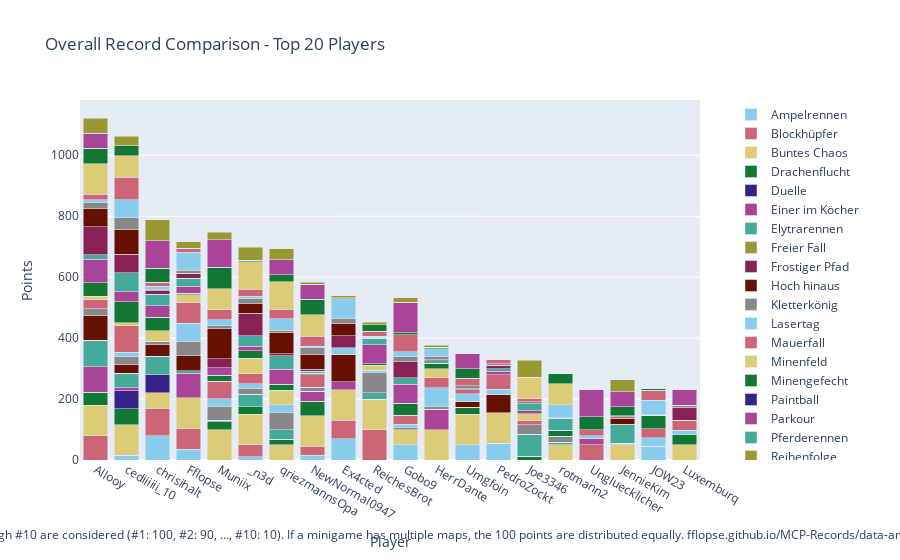

Write notebook code for a chart like this one.
### Code cell
import plotly.graph_objects as go

# Sum all columns to get the total score
outDf['Total'] = outDf.sum(axis=1)

# Sort by total score and fill N/A values with 0
outDf = outDf.sort_values(by='Total', ascending=False).fillna(0)

# Crop to top 10 players
cropDf = outDf.head(20).copy()

# Drop the 'Total' column for plotting
cropDf = cropDf.drop(columns=['Total'])

# Create a color palette
color_palette = px.colors.qualitative.Safe

# Create the stacked bar plot
fig = go.Figure()

cropDf = remove_duplicate_columns(cropDf)

for column in cropDf.columns.difference(['Player']):
    fig.add_trace(go.Bar(
        x=cropDf.index,
        y=cropDf[column],
        name=column,
        marker_color=color_palette[len(fig.data) % len(color_palette)]
    ))

# Update layout
fig.update_layout(
    barmode='stack',
    title='Overall Record Comparison - Top 20 Players',
    xaxis=dict(title='Player'),
    yaxis=dict(title='Points'),
    #height=800,
    #width=1000,
    legend=dict(
        x=1.05,
        y=0.5,
        traceorder='normal',
        font=dict(size=12),
        bgcolor='rgba(255, 255, 255, 0)',
        bordercolor='rgba(0, 0, 0, 0)'
    ),
    margin=dict(r=200),  # Adjust right margin to make room for the legend
    annotations=[
        dict(
            x=0.5,
            y=-0.235,
            xref='paper',
            yref='paper',
            text='Max 100 points per minigame. Records #1 through #10 are considered (#1: 100, #2: 90, ..., #10: 10). If a minigame has multiple maps, the 100 points are distributed equally. fflopse.github.io/MCP-Records/data-analysis/global-ranking.ipynb',
            showarrow=False,
            font=dict(size=12),
            xanchor='center'
        )
    ]
)

fig.show()

# save the plot as an html file

fig.write_html('out/overall_record_comparison.html')

### Figure 1 — Plotly figure (JSON) as saved in the notebook; plotly's stock layout.template omitted (floating-point values rounded to 4 significant figures)
{"data": [{"marker": {"color": "rgb(136, 204, 238)"}, "name": "Ampelrennen", "type": "bar", "x": ["Allooy", "cediiiiii_10", "chrisihalt", "Fflopse", "Muniix", "_n3d", "qriezmannsOpa", "NewNormal0947", "Ex4cted", "ReichesBrot", "Gobo9", "HerrDante", "Umgfoin", "PedroZockt", "Joe3346", "rotmann2", "Ungluecklicher", "JennieKim", "JOW23", "Luxemburq"], "y": [0.0, 15.0, 80.0, 35.0, 0.0, 10.0, 0.0, 15.0, 70.0, 0.0, 50.0, 0.0, 50.0, 55.0, 0.0, 0.0, 0.0, 0.0, 45.0, 0.0]}, {"marker": {"color": "rgb(204, 102, 119)"}, "name": "Blockhüpfer", "type": "bar", "x": ["Allooy", "cediiiiii_10", "chrisihalt", "Fflopse", "Muniix", "_n3d", "qriezmannsOpa", "NewNormal0947", "Ex4cted", "ReichesBrot", "Gobo9", "HerrDante", "Umgfoin", "PedroZockt", "Joe3346", "rotmann2", "Ungluecklicher", "JennieKim", "JOW23", "Luxemburq"], "y": [80.0, 0.0, 90.0, 70.0, 0.0, 40.0, 0.0, 30.0, 60.0, 100.0, 0.0, 0.0, 0.0, 0.0, 0.0, 0.0, 50.0, 0.0, 0.0, 0.0]}, {"marker": {"color": "rgb(221, 204, 119)"}, "name": "Buntes Chaos", "type": "bar", "x": ["Allooy", "cediiiiii_10", "chrisihalt", "Fflopse", "Muniix", "_n3d", "qriezmannsOpa", "NewNormal0947", "Ex4cted", "ReichesBrot", "Gobo9", "HerrDante", "Umgfoin", "PedroZockt", "Joe3346", "rotmann2", "Ungluecklicher", "JennieKim", "JOW23", "Luxemburq"], "y": [100.0, 100.0, 50.0, 100.0, 100.0, 100.0, 50.0, 100.0, 100.0, 100.0, 50.0, 100.0, 100.0, 100.0, 0.0, 50.0, 0.0, 50.0, 0.0, 50.0]}, {"marker": {"color": "rgb(17, 119, 51)"}, "name": "Drachenflucht", "type": "bar", "x": ["Allooy", "cediiiiii_10", "chrisihalt", "Fflopse", "Muniix", "_n3d", "qriezmannsOpa", "NewNormal0947", "Ex4cted", "ReichesBrot", "Gobo9", "HerrDante", "Umgfoin", "PedroZockt", "Joe3346", "rotmann2", "Ungluecklicher", "JennieKim", "JOW23", "Luxemburq"], "y": [42.5, 52.5, 0.0, 0.0, 25.0, 25.0, 17.5, 47.5, 0.0, 0.0, 0.0, 0.0, 22.5, 0.0, 12.5, 0.0, 0.0, 0.0, 0.0, 32.5]}, {"marker": {"color": "rgb(51, 34, 136)"}, "name": "Duelle", "type": "bar", "x": ["Allooy", "cediiiiii_10", "chrisihalt", "Fflopse", "Muniix", "_n3d", "qriezmannsOpa", "NewNormal0947", "Ex4cted", "ReichesBrot", "Gobo9", "HerrDante", "Umgfoin", "PedroZockt", "Joe3346", "rotmann2", "Ungluecklicher", "JennieKim", "JOW23", "Luxemburq"], "y": [0.0, 60.0, 60.0, 0.0, 0.0, 0.0, 0.0, 0.0, 0.0, 0.0, 0.0, 0.0, 0.0, 0.0, 0.0, 0.0, 0.0, 0.0, 0.0, 0.0]}, {"marker": {"color": "rgb(170, 68, 153)"}, "name": "Einer im Köcher", "type": "bar", "x": ["Allooy", "cediiiiii_10", "chrisihalt", "Fflopse", "Muniix", "_n3d", "qriezmannsOpa", "NewNormal0947", "Ex4cted", "ReichesBrot", "Gobo9", "HerrDante", "Umgfoin", "PedroZockt", "Joe3346", "rotmann2", "Ungluecklicher", "JennieKim", "JOW23", "Luxemburq"], "y": [83.33, 10.0, 0.0, 80.0, 0.0, 0.0, 0.0, 33.33, 26.67, 0.0, 0.0, 66.67, 0.0, 0.0, 0.0, 0.0, 20.0, 0.0, 0.0, 0.0]}, {"marker": {"color": "rgb(68, 170, 153)"}, "name": "Elytrarennen", "type": "bar", "x": ["Allooy", "cediiiiii_10", "chrisihalt", "Fflopse", "Muniix", "_n3d", "qriezmannsOpa", "NewNormal0947", "Ex4cted", "ReichesBrot", "Gobo9", "HerrDante", "Umgfoin", "PedroZockt", "Joe3346", "rotmann2", "Ungluecklicher", "JennieKim", "JOW23", "Luxemburq"], "y": [87.5, 47.5, 60.0, 7.5, 5.0, 40.0, 32.5, 0.0, 0.0, 20.0, 0.0, 0.0, 0.0, 0.0, 72.5, 7.5, 0.0, 0.0, 0.0, 0.0]}, {"marker": {"color": "rgb(153, 153, 51)"}, "name": "Freier Fall", "type": "bar", "x": ["Allooy", "cediiiiii_10", "chrisihalt", "Fflopse", "Muniix", "_n3d", "qriezmannsOpa", "NewNormal0947", "Ex4cted", "ReichesBrot", "Gobo9", "HerrDante", "Umgfoin", "PedroZockt", "Joe3346", "rotmann2", "Ungluecklicher", "JennieKim", "JOW23", "Luxemburq"], "y": [0.0, 0.0, 0.0, 0.0, 0.0, 0.0, 0.0, 0.0, 0.0, 0.0, 0.0, 0.0, 0.0, 0.0, 0.0, 0.0, 0.0, 0.0, 0.0, 0.0]}, {"marker": {"color": "rgb(136, 34, 85)"}, "name": "Frostiger Pfad", "type": "bar", "x": ["Allooy", "cediiiiii_10", "chrisihalt", "Fflopse", "Muniix", "_n3d", "qriezmannsOpa", "NewNormal0947", "Ex4cted", "ReichesBrot", "Gobo9", "HerrDante", "Umgfoin", "PedroZockt", "Joe3346", "rotmann2", "Ungluecklicher", "JennieKim", "JOW23", "Luxemburq"], "y": [0.0, 0.0, 0.0, 0.0, 0.0, 0.0, 0.0, 0.0, 0.0, 0.0, 0.0, 0.0, 0.0, 0.0, 0.0, 0.0, 0.0, 0.0, 0.0, 0.0]}, {"marker": {"color": "rgb(102, 17, 0)"}, "name": "Hoch hinaus", "type": "bar", "x": ["Allooy", "cediiiiii_10", "chrisihalt", "Fflopse", "Muniix", "_n3d", "qriezmannsOpa", "NewNormal0947", "Ex4cted", "ReichesBrot", "Gobo9", "HerrDante", "Umgfoin", "PedroZockt", "Joe3346", "rotmann2", "Ungluecklicher", "JennieKim", "JOW23", "Luxemburq"], "y": [80.0, 30.0, 40.0, 50.0, 0.0, 0.0, 0.0, 0.0, 90.0, 0.0, 0.0, 0.0, 20.0, 60.0, 0.0, 0.0, 0.0, 0.0, 0.0, 0.0]}, {"marker": {"color": "rgb(136, 136, 136)"}, "name": "Kletterkönig", "type": "bar", "x": ["Allooy", "cediiiiii_10", "chrisihalt", "Fflopse", "Muniix", "_n3d", "qriezmannsOpa", "NewNormal0947", "Ex4cted", "ReichesBrot", "Gobo9", "HerrDante", "Umgfoin", "PedroZockt", "Joe3346", "rotmann2", "Ungluecklicher", "JennieKim", "JOW23", "Luxemburq"], "y": [23.33, 23.33, 10.0, 46.67, 46.67, 20.0, 56.67, 13.33, 0.0, 66.67, 6.667, 10.0, 0.0, 0.0, 30.0, 20.0, 0.0, 0.0, 0.0, 0.0]}, {"marker": {"color": "rgb(136, 204, 238)"}, "name": "Lasertag", "type": "bar", "x": ["Allooy", "cediiiiii_10", "chrisihalt", "Fflopse", "Muniix", "_n3d", "qriezmannsOpa", "NewNormal0947", "Ex4cted", "ReichesBrot", "Gobo9", "HerrDante", "Umgfoin", "PedroZockt", "Joe3346", "rotmann2", "Ungluecklicher", "JennieKim", "JOW23", "Luxemburq"], "y": [0.0, 15.0, 0.0, 60.0, 25.0, 15.0, 25.0, 0.0, 22.5, 7.5, 10.0, 60.0, 25.0, 17.5, 0.0, 0.0, 0.0, 5.0, 27.5, 15.0]}, {"marker": {"color": "rgb(204, 102, 119)"}, "name": "Mauerfall", "type": "bar", "x": ["Allooy", "cediiiiii_10", "chrisihalt", "Fflopse", "Muniix", "_n3d", "qriezmannsOpa", "NewNormal0947", "Ex4cted", "ReichesBrot", "Gobo9", "HerrDante", "Umgfoin", "PedroZockt", "Joe3346", "rotmann2", "Ungluecklicher", "JennieKim", "JOW23", "Luxemburq"], "y": [30.0, 86.67, 0.0, 66.67, 56.67, 33.33, 0.0, 40.0, 0.0, 0.0, 30.0, 33.33, 13.33, 46.67, 13.33, 0.0, 0.0, 0.0, 30.0, 33.33]}, {"marker": {"color": "rgb(221, 204, 119)"}, "name": "Minenfeld", "type": "bar", "x": ["Allooy", "cediiiiii_10", "chrisihalt", "Fflopse", "Muniix", "_n3d", "qriezmannsOpa", "NewNormal0947", "Ex4cted", "ReichesBrot", "Gobo9", "HerrDante", "Umgfoin", "PedroZockt", "Joe3346", "rotmann2", "Ungluecklicher", "JennieKim", "JOW23", "Luxemburq"], "y": [10.0, 10.0, 33.33, 26.67, 0.0, 50.0, 46.67, 0.0, 0.0, 16.67, 0.0, 30.0, 0.0, 0.0, 23.33, 0.0, 0.0, 0.0, 0.0, 0.0]}, {"marker": {"color": "rgb(17, 119, 51)"}, "name": "Minengefecht", "type": "bar", "x": ["Allooy", "cediiiiii_10", "chrisihalt", "Fflopse", "Muniix", "_n3d", "qriezmannsOpa", "NewNormal0947", "Ex4cted", "ReichesBrot", "Gobo9", "HerrDante", "Umgfoin", "PedroZockt", "Joe3346", "rotmann2", "Ungluecklicher", "JennieKim", "JOW23", "Luxemburq"], "y": [45.0, 70.0, 45.0, 5.0, 20.0, 25.0, 20.0, 5.0, 0.0, 5.0, 40.0, 17.5, 0.0, 0.0, 0.0, 20.0, 0.0, 0.0, 45.0, 0.0]}, {"marker": {"color": "rgb(51, 34, 136)"}, "name": "Paintball", "type": "bar", "x": ["Allooy", "cediiiiii_10", "chrisihalt", "Fflopse", "Muniix", "_n3d", "qriezmannsOpa", "NewNormal0947", "Ex4cted", "ReichesBrot", "Gobo9", "HerrDante", "Umgfoin", "PedroZockt", "Joe3346", "rotmann2", "Ungluecklicher", "JennieKim", "JOW23", "Luxemburq"], "y": [0.0, 0.0, 0.0, 0.0, 0.0, 0.0, 0.0, 0.0, 0.0, 0.0, 0.0, 0.0, 0.0, 0.0, 0.0, 0.0, 0.0, 0.0, 0.0, 0.0]}, {"marker": {"color": "rgb(170, 68, 153)"}, "name": "Parkour", "type": "bar", "x": ["Allooy", "cediiiiii_10", "chrisihalt", "Fflopse", "Muniix", "_n3d", "qriezmannsOpa", "NewNormal0947", "Ex4cted", "ReichesBrot", "Gobo9", "HerrDante", "Umgfoin", "PedroZockt", "Joe3346", "rotmann2", "Ungluecklicher", "JennieKim", "JOW23", "Luxemburq"], "y": [77.5, 32.5, 37.5, 22.5, 25.0, 15.0, 50.0, 0.0, 0.0, 62.5, 62.5, 0.0, 0.0, 12.5, 10.0, 0.0, 0.0, 0.0, 0.0, 0.0]}, {"marker": {"color": "rgb(68, 170, 153)"}, "name": "Pferderennen", "type": "bar", "x": ["Allooy", "cediiiiii_10", "chrisihalt", "Fflopse", "Muniix", "_n3d", "qriezmannsOpa", "NewNormal0947", "Ex4cted", "ReichesBrot", "Gobo9", "HerrDante", "Umgfoin", "PedroZockt", "Joe3346", "rotmann2", "Ungluecklicher", "JennieKim", "JOW23", "Luxemburq"], "y": [15.0, 61.67, 38.33, 26.67, 0.0, 35.0, 43.33, 6.667, 0.0, 21.67, 20.0, 8.333, 3.333, 8.333, 23.33, 38.33, 0.0, 60.0, 0.0, 0.0]}, {"marker": {"color": "rgb(153, 153, 51)"}, "name": "Reihenfolge", "type": "bar", "x": ["Allooy", "cediiiiii_10", "chrisihalt", "Fflopse", "Muniix", "_n3d", "qriezmannsOpa", "NewNormal0947", "Ex4cted", "ReichesBrot", "Gobo9", "HerrDante", "Umgfoin", "PedroZockt", "Joe3346", "rotmann2", "Ungluecklicher", "JennieKim", "JOW23", "Luxemburq"], "y": [0.0, 0.0, 0.0, 0.0, 0.0, 0.0, 0.0, 0.0, 0.0, 0.0, 0.0, 0.0, 0.0, 0.0, 0.0, 0.0, 0.0, 0.0, 0.0, 0.0]}, {"marker": {"color": "rgb(136, 34, 85)"}, "name": "Replika", "type": "bar", "x": ["Allooy", "cediiiiii_10", "chrisihalt", "Fflopse", "Muniix", "_n3d", "qriezmannsOpa", "NewNormal0947", "Ex4cted", "ReichesBrot", "Gobo9", "HerrDante", "Umgfoin", "PedroZockt", "Joe3346", "rotmann2", "Ungluecklicher", "JennieKim", "JOW23", "Luxemburq"], "y": [91.86, 61.27, 11.53, 15.59, 29.24, 73.73, 7.712, 6.441, 39.24, 3.22, 53.9, 3.644, 0.1695, 11.61, 0.0, 0.7627, 0.4237, 1.949, 0.5085, 39.92]}, {"marker": {"color": "rgb(102, 17, 0)"}, "name": "Runterpurzeln", "type": "bar", "x": ["Allooy", "cediiiiii_10", "chrisihalt", "Fflopse", "Muniix", "_n3d", "qriezmannsOpa", "NewNormal0947", "Ex4cted", "ReichesBrot", "Gobo9", "HerrDante", "Umgfoin", "PedroZockt", "Joe3346", "rotmann2", "Ungluecklicher", "JennieKim", "JOW23", "Luxemburq"], "y": [60.0, 80.0, 0.0, 0.0, 100.0, 30.0, 70.0, 50.0, 40.0, 0.0, 0.0, 0.0, 0.0, 0.0, 0.0, 0.0, 0.0, 20.0, 0.0, 0.0]}, {"marker": {"color": "rgb(136, 136, 136)"}, "name": "Sammelwahn", "type": "bar", "x": ["Allooy", "cediiiiii_10", "chrisihalt", "Fflopse", "Muniix", "_n3d", "qriezmannsOpa", "NewNormal0947", "Ex4cted", "ReichesBrot", "Gobo9", "HerrDante", "Umgfoin", "PedroZockt", "Joe3346", "rotmann2", "Ungluecklicher", "JennieKim", "JOW23", "Luxemburq"], "y": [17.91, 39.3, 4.651, 10.0, 8.372, 19.53, 6.279, 21.16, 17.44, 2.093, 15.12, 10.93, 9.535, 4.651, 5.814, 4.419, 0.9302, 4.419, 0.4651, 9.535]}, {"marker": {"color": "rgb(136, 204, 238)"}, "name": "Schießstand", "type": "bar", "x": ["Allooy", "cediiiiii_10", "chrisihalt", "Fflopse", "Muniix", "_n3d", "qriezmannsOpa", "NewNormal0947", "Ex4cted", "ReichesBrot", "Gobo9", "HerrDante", "Umgfoin", "PedroZockt", "Joe3346", "rotmann2", "Ungluecklicher", "JennieKim", "JOW23", "Luxemburq"], "y": [10.0, 60.0, 10.0, 60.0, 20.0, 5.0, 37.5, 5.0, 62.5, 0.0, 17.5, 25.0, 0.0, 0.0, 0.0, 40.0, 7.5, 0.0, 47.5, 0.0]}, {"marker": {"color": "rgb(204, 102, 119)"}, "name": "Skywars", "type": "bar", "x": ["Allooy", "cediiiiii_10", "chrisihalt", "Fflopse", "Muniix", "_n3d", "qriezmannsOpa", "NewNormal0947", "Ex4cted", "ReichesBrot", "Gobo9", "HerrDante", "Umgfoin", "PedroZockt", "Joe3346", "rotmann2", "Ungluecklicher", "JennieKim", "JOW23", "Luxemburq"], "y": [18.33, 73.33, 13.33, 13.33, 31.67, 23.33, 31.67, 33.33, 3.333, 16.67, 55.0, 0.0, 25.0, 13.33, 10.0, 0.0, 20.0, 3.333, 33.33, 0.0]}, {"marker": {"color": "rgb(221, 204, 119)"}, "name": "Spleef", "type": "bar", "x": ["Allooy", "cediiiiii_10", "chrisihalt", "Fflopse", "Muniix", "_n3d", "qriezmannsOpa", "NewNormal0947", "Ex4cted", "ReichesBrot", "Gobo9", "HerrDante", "Umgfoin", "PedroZockt", "Joe3346", "rotmann2", "Ungluecklicher", "JennieKim", "JOW23", "Luxemburq"], "y": [100.0, 70.0, 0.0, 0.0, 70.0, 90.0, 90.0, 70.0, 0.0, 0.0, 0.0, 0.0, 0.0, 0.0, 70.0, 70.0, 0.0, 0.0, 0.0, 0.0]}, {"marker": {"color": "rgb(17, 119, 51)"}, "name": "Survivalgames", "type": "bar", "x": ["Allooy", "cediiiiii_10", "chrisihalt", "Fflopse", "Muniix", "_n3d", "qriezmannsOpa", "NewNormal0947", "Ex4cted", "ReichesBrot", "Gobo9", "HerrDante", "Umgfoin", "PedroZockt", "Joe3346", "rotmann2", "Ungluecklicher", "JennieKim", "JOW23", "Luxemburq"], "y": [50.0, 32.5, 45.0, 0.0, 70.0, 5.0, 22.5, 50.0, 0.0, 22.5, 7.5, 5.0, 30.0, 0.0, 0.0, 32.5, 42.5, 30.0, 5.0, 0.0]}, {"marker": {"color": "rgb(51, 34, 136)"}, "name": "Todeswürfel", "type": "bar", "x": ["Allooy", "cediiiiii_10", "chrisihalt", "Fflopse", "Muniix", "_n3d", "qriezmannsOpa", "NewNormal0947", "Ex4cted", "ReichesBrot", "Gobo9", "HerrDante", "Umgfoin", "PedroZockt", "Joe3346", "rotmann2", "Ungluecklicher", "JennieKim", "JOW23", "Luxemburq"], "y": [0.0, 0.0, 0.0, 0.0, 0.0, 0.0, 0.0, 0.0, 0.0, 0.0, 0.0, 0.0, 0.0, 0.0, 0.0, 0.0, 0.0, 0.0, 0.0, 0.0]}, {"marker": {"color": "rgb(170, 68, 153)"}, "name": "Turmroulette", "type": "bar", "x": ["Allooy", "cediiiiii_10", "chrisihalt", "Fflopse", "Muniix", "_n3d", "qriezmannsOpa", "NewNormal0947", "Ex4cted", "ReichesBrot", "Gobo9", "HerrDante", "Umgfoin", "PedroZockt", "Joe3346", "rotmann2", "Ungluecklicher", "JennieKim", "JOW23", "Luxemburq"], "y": [50.0, 0.0, 90.0, 0.0, 90.0, 0.0, 50.0, 50.0, 0.0, 0.0, 100.0, 0.0, 50.0, 0.0, 0.0, 0.0, 90.0, 50.0, 0.0, 50.0]}, {"marker": {"color": "rgb(68, 170, 153)"}, "name": "Waffenfolge", "type": "bar", "x": ["Allooy", "cediiiiii_10", "chrisihalt", "Fflopse", "Muniix", "_n3d", "qriezmannsOpa", "NewNormal0947", "Ex4cted", "ReichesBrot", "Gobo9", "HerrDante", "Umgfoin", "PedroZockt", "Joe3346", "rotmann2", "Ungluecklicher", "JennieKim", "JOW23", "Luxemburq"], "y": [0.0, 0.0, 0.0, 0.0, 0.0, 0.0, 0.0, 0.0, 0.0, 0.0, 0.0, 0.0, 0.0, 0.0, 0.0, 0.0, 0.0, 0.0, 0.0, 0.0]}, {"marker": {"color": "rgb(153, 153, 51)"}, "name": "Wettrennen", "type": "bar", "x": ["Allooy", "cediiiiii_10", "chrisihalt", "Fflopse", "Muniix", "_n3d", "qriezmannsOpa", "NewNormal0947", "Ex4cted", "ReichesBrot", "Gobo9", "HerrDante", "Umgfoin", "PedroZockt", "Joe3346", "rotmann2", "Ungluecklicher", "JennieKim", "JOW23", "Luxemburq"], "y": [50.0, 32.0, 70.0, 20.0, 24.0, 44.0, 36.0, 6.0, 8.0, 8.0, 14.0, 6.0, 0.0, 0.0, 56.0, 0.0, 0.0, 38.0, 0.0, 0.0]}], "layout": {"annotations": [{"font": {"size": 12}, "showarrow": false, "text": "Max 100 points per minigame. Records #1 through #10 are considered (#1: 100, #2: 90, ..., #10: 10). If a minigame has multiple maps, the 100 points are distributed equally. fflopse.github.io/MCP-Records/data-analysis/global-ranking.ipynb", "x": 0.5, "xanchor": "center", "xref": "paper", "y": -0.235, "yref": "paper"}], "barmode": "stack", "legend": {"bgcolor": "rgba(255, 255, 255, 0)", "bordercolor": "rgba(0, 0, 0, 0)", "font": {"size": 12}, "traceorder": "normal", "x": 1.05, "y": 0.5}, "margin": {"r": 200}, "title": {"text": "Overall Record Comparison - Top 20 Players"}, "xaxis": {"title": {"text": "Player"}}, "yaxis": {"title": {"text": "Points"}}}}
